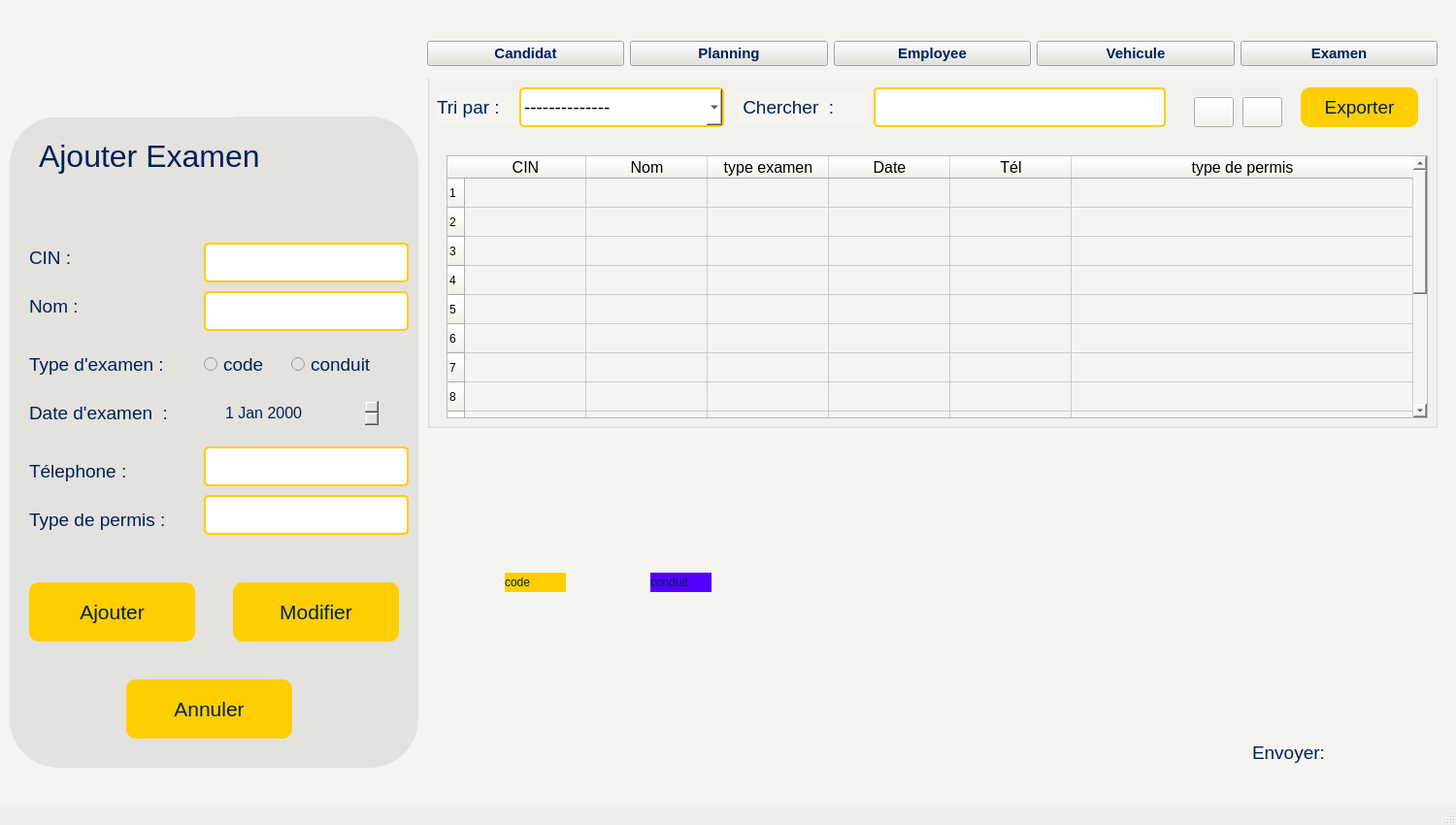
<?xml version="1.0" encoding="UTF-8"?>
<ui version="4.0">
 <class>MainWindow</class>
 <widget class="QMainWindow" name="MainWindow">
  <property name="geometry">
   <rect>
    <x>0</x>
    <y>0</y>
    <width>1500</width>
    <height>850</height>
   </rect>
  </property>
  <property name="windowTitle">
   <string>MainWindow</string>
  </property>
  <widget class="QWidget" name="centralwidget">
   <widget class="QWidget" name="widget" native="true">
    <property name="geometry">
     <rect>
      <x>0</x>
      <y>0</y>
      <width>1500</width>
      <height>850</height>
     </rect>
    </property>
    <property name="styleSheet">
     <string notr="true">background-color: #F5F4F0
</string>
    </property>
    <widget class="QGroupBox" name="groupBox_2">
     <property name="geometry">
      <rect>
       <x>440</x>
       <y>70</y>
       <width>1041</width>
       <height>371</height>
      </rect>
     </property>
     <property name="title">
      <string/>
     </property>
     <widget class="QLabel" name="label_20">
      <property name="geometry">
       <rect>
        <x>10</x>
        <y>25</y>
        <width>91</width>
        <height>31</height>
       </rect>
      </property>
      <property name="font">
       <font>
        <pointsize>14</pointsize>
       </font>
      </property>
      <property name="styleSheet">
       <string notr="true">color:#002157</string>
      </property>
      <property name="text">
       <string>Tri par : </string>
      </property>
     </widget>
     <widget class="QComboBox" name="comboBox_4">
      <property name="geometry">
       <rect>
        <x>95</x>
        <y>20</y>
        <width>211</width>
        <height>41</height>
       </rect>
      </property>
      <property name="font">
       <font>
        <pointsize>14</pointsize>
       </font>
      </property>
      <property name="styleSheet">
       <string notr="true">background-color:white;
border-radius:5px;
border:2px solid #ffce00;
</string>
      </property>
      <item>
       <property name="text">
        <string>--------------</string>
       </property>
      </item>
      <item>
       <property name="text">
        <string>nom A à Z </string>
       </property>
      </item>
      <item>
       <property name="text">
        <string>nom Z à A</string>
       </property>
      </item>
      <item>
       <property name="text">
        <string>age croissant</string>
       </property>
      </item>
      <item>
       <property name="text">
        <string>age  décroissant</string>
       </property>
      </item>
     </widget>
     <widget class="QTextEdit" name="textEdit_16">
      <property name="geometry">
       <rect>
        <x>460</x>
        <y>20</y>
        <width>301</width>
        <height>41</height>
       </rect>
      </property>
      <property name="font">
       <font>
        <pointsize>14</pointsize>
       </font>
      </property>
      <property name="styleSheet">
       <string notr="true">background-color:white;
border-radius:5px;
border:2px solid #ffce00;


</string>
      </property>
      <property name="verticalScrollBarPolicy">
       <enum>Qt::ScrollBarPolicy::ScrollBarAlwaysOff</enum>
      </property>
      <property name="horizontalScrollBarPolicy">
       <enum>Qt::ScrollBarPolicy::ScrollBarAlwaysOff</enum>
      </property>
      <property name="sizeAdjustPolicy">
       <enum>QAbstractScrollArea::SizeAdjustPolicy::AdjustIgnored</enum>
      </property>
     </widget>
     <widget class="QLabel" name="label_21">
      <property name="geometry">
       <rect>
        <x>320</x>
        <y>25</y>
        <width>131</width>
        <height>31</height>
       </rect>
      </property>
      <property name="font">
       <font>
        <pointsize>14</pointsize>
        <bold>false</bold>
       </font>
      </property>
      <property name="styleSheet">
       <string notr="true">color:#002157</string>
      </property>
      <property name="text">
       <string> Chercher  :</string>
      </property>
     </widget>
     <widget class="QPushButton" name="pushButton_14">
      <property name="geometry">
       <rect>
        <x>790</x>
        <y>30</y>
        <width>41</width>
        <height>31</height>
       </rect>
      </property>
      <property name="styleSheet">
       <string notr="true">color:bleu;</string>
      </property>
      <property name="text">
       <string/>
      </property>
      <property name="icon">
       <iconset theme="QIcon::ThemeIcon::EditDelete"/>
      </property>
     </widget>
     <widget class="QPushButton" name="pushButton_15">
      <property name="geometry">
       <rect>
        <x>840</x>
        <y>30</y>
        <width>41</width>
        <height>31</height>
       </rect>
      </property>
      <property name="styleSheet">
       <string notr="true">color:#002157</string>
      </property>
      <property name="text">
       <string/>
      </property>
      <property name="icon">
       <iconset theme="QIcon::ThemeIcon::MailMessageNew"/>
      </property>
     </widget>
     <widget class="QPushButton" name="pushButton_8">
      <property name="geometry">
       <rect>
        <x>900</x>
        <y>20</y>
        <width>121</width>
        <height>41</height>
       </rect>
      </property>
      <property name="font">
       <font>
        <pointsize>14</pointsize>
       </font>
      </property>
      <property name="styleSheet">
       <string notr="true">background-color:#ffce00;
color:#002157;
border-radius:10px;</string>
      </property>
      <property name="text">
       <string>Exporter</string>
      </property>
      <property name="icon">
       <iconset theme="QIcon::ThemeIcon::WindowNew"/>
      </property>
      <property name="iconSize">
       <size>
        <width>20</width>
        <height>20</height>
       </size>
      </property>
     </widget>
     <widget class="QTableWidget" name="tab_5">
      <property name="geometry">
       <rect>
        <x>20</x>
        <y>90</y>
        <width>1011</width>
        <height>271</height>
       </rect>
      </property>
      <property name="font">
       <font>
        <pointsize>14</pointsize>
       </font>
      </property>
      <property name="styleSheet">
       <string notr="true">color:bleu;
</string>
      </property>
      <property name="showGrid">
       <bool>true</bool>
      </property>
      <property name="wordWrap">
       <bool>true</bool>
      </property>
      <property name="rowCount">
       <number>15</number>
      </property>
      <attribute name="horizontalHeaderVisible">
       <bool>true</bool>
      </attribute>
      <attribute name="horizontalHeaderCascadingSectionResizes">
       <bool>false</bool>
      </attribute>
      <attribute name="horizontalHeaderMinimumSectionSize">
       <number>40</number>
      </attribute>
      <attribute name="horizontalHeaderDefaultSectionSize">
       <number>125</number>
      </attribute>
      <attribute name="horizontalHeaderHighlightSections">
       <bool>true</bool>
      </attribute>
      <attribute name="horizontalHeaderShowSortIndicator" stdset="0">
       <bool>false</bool>
      </attribute>
      <attribute name="horizontalHeaderStretchLastSection">
       <bool>true</bool>
      </attribute>
      <row/>
      <row/>
      <row/>
      <row/>
      <row/>
      <row/>
      <row/>
      <row/>
      <row/>
      <row/>
      <row/>
      <row/>
      <row/>
      <row/>
      <row/>
      <column>
       <property name="text">
        <string>CIN</string>
       </property>
       <property name="font">
        <font>
         <pointsize>12</pointsize>
        </font>
       </property>
      </column>
      <column>
       <property name="text">
        <string>Nom</string>
       </property>
       <property name="font">
        <font>
         <pointsize>12</pointsize>
        </font>
       </property>
      </column>
      <column>
       <property name="text">
        <string>type examen</string>
       </property>
       <property name="font">
        <font>
         <pointsize>12</pointsize>
        </font>
       </property>
      </column>
      <column>
       <property name="text">
        <string>Date</string>
       </property>
       <property name="font">
        <font>
         <pointsize>12</pointsize>
        </font>
       </property>
      </column>
      <column>
       <property name="text">
        <string>Tél</string>
       </property>
       <property name="font">
        <font>
         <pointsize>12</pointsize>
        </font>
       </property>
      </column>
      <column>
       <property name="text">
        <string>type de permis</string>
       </property>
       <property name="font">
        <font>
         <pointsize>12</pointsize>
        </font>
       </property>
      </column>
     </widget>
    </widget>
    <widget class="QGroupBox" name="groupBox">
     <property name="geometry">
      <rect>
       <x>10</x>
       <y>120</y>
       <width>421</width>
       <height>671</height>
      </rect>
     </property>
     <property name="styleSheet">
      <string notr="true">border-radius:50px;
background-color:#e3e2de;</string>
     </property>
     <property name="title">
      <string/>
     </property>
     <widget class="QLabel" name="label_11">
      <property name="geometry">
       <rect>
        <x>30</x>
        <y>10</y>
        <width>331</width>
        <height>61</height>
       </rect>
      </property>
      <property name="font">
       <font>
        <pointsize>24</pointsize>
       </font>
      </property>
      <property name="styleSheet">
       <string notr="true">color:#002157
</string>
      </property>
      <property name="text">
       <string>Ajouter Examen</string>
      </property>
     </widget>
     <widget class="QLabel" name="label_12">
      <property name="geometry">
       <rect>
        <x>20</x>
        <y>130</y>
        <width>121</width>
        <height>31</height>
       </rect>
      </property>
      <property name="font">
       <font>
        <pointsize>14</pointsize>
       </font>
      </property>
      <property name="styleSheet">
       <string notr="true">color:#002157</string>
      </property>
      <property name="text">
       <string>CIN :</string>
      </property>
     </widget>
     <widget class="QLabel" name="label_14">
      <property name="geometry">
       <rect>
        <x>20</x>
        <y>180</y>
        <width>121</width>
        <height>31</height>
       </rect>
      </property>
      <property name="font">
       <font>
        <pointsize>14</pointsize>
       </font>
      </property>
      <property name="styleSheet">
       <string notr="true">color:#002157</string>
      </property>
      <property name="text">
       <string>Nom :</string>
      </property>
     </widget>
     <widget class="QTextEdit" name="textEdit_6">
      <property name="geometry">
       <rect>
        <x>200</x>
        <y>130</y>
        <width>211</width>
        <height>41</height>
       </rect>
      </property>
      <property name="font">
       <font>
        <pointsize>14</pointsize>
       </font>
      </property>
      <property name="styleSheet">
       <string notr="true">background-color:white;
border-radius:5px;
border:2px solid #ffce00;


</string>
      </property>
      <property name="verticalScrollBarPolicy">
       <enum>Qt::ScrollBarPolicy::ScrollBarAlwaysOff</enum>
      </property>
      <property name="horizontalScrollBarPolicy">
       <enum>Qt::ScrollBarPolicy::ScrollBarAlwaysOff</enum>
      </property>
      <property name="sizeAdjustPolicy">
       <enum>QAbstractScrollArea::SizeAdjustPolicy::AdjustIgnored</enum>
      </property>
     </widget>
     <widget class="QRadioButton" name="radioButton_3">
      <property name="geometry">
       <rect>
        <x>200</x>
        <y>240</y>
        <width>121</width>
        <height>31</height>
       </rect>
      </property>
      <property name="font">
       <font>
        <pointsize>14</pointsize>
       </font>
      </property>
      <property name="styleSheet">
       <string notr="true">color:#002157</string>
      </property>
      <property name="text">
       <string>code</string>
      </property>
     </widget>
     <widget class="QRadioButton" name="radioButton_4">
      <property name="geometry">
       <rect>
        <x>290</x>
        <y>240</y>
        <width>121</width>
        <height>31</height>
       </rect>
      </property>
      <property name="font">
       <font>
        <pointsize>14</pointsize>
       </font>
      </property>
      <property name="styleSheet">
       <string notr="true">color:#002157</string>
      </property>
      <property name="text">
       <string>conduit</string>
      </property>
     </widget>
     <widget class="QLabel" name="label_16">
      <property name="geometry">
       <rect>
        <x>20</x>
        <y>240</y>
        <width>171</width>
        <height>31</height>
       </rect>
      </property>
      <property name="font">
       <font>
        <pointsize>14</pointsize>
       </font>
      </property>
      <property name="styleSheet">
       <string notr="true">color:#002157</string>
      </property>
      <property name="text">
       <string>Type d'examen :</string>
      </property>
     </widget>
     <widget class="QLabel" name="label_17">
      <property name="geometry">
       <rect>
        <x>20</x>
        <y>290</y>
        <width>211</width>
        <height>31</height>
       </rect>
      </property>
      <property name="font">
       <font>
        <pointsize>14</pointsize>
       </font>
      </property>
      <property name="styleSheet">
       <string notr="true">color:#002157</string>
      </property>
      <property name="text">
       <string>Date d'examen  :</string>
      </property>
     </widget>
     <widget class="QLabel" name="label_18">
      <property name="geometry">
       <rect>
        <x>20</x>
        <y>400</y>
        <width>181</width>
        <height>31</height>
       </rect>
      </property>
      <property name="font">
       <font>
        <pointsize>14</pointsize>
       </font>
      </property>
      <property name="styleSheet">
       <string notr="true">color:#002157</string>
      </property>
      <property name="text">
       <string>Type de permis :</string>
      </property>
     </widget>
     <widget class="QPushButton" name="pushButton_4">
      <property name="geometry">
       <rect>
        <x>20</x>
        <y>480</y>
        <width>171</width>
        <height>61</height>
       </rect>
      </property>
      <property name="font">
       <font>
        <pointsize>16</pointsize>
       </font>
      </property>
      <property name="styleSheet">
       <string notr="true">background-color:#ffce00;
color:#002157;
border-radius:10px;</string>
      </property>
      <property name="text">
       <string>Ajouter</string>
      </property>
     </widget>
     <widget class="QPushButton" name="pushButton_5">
      <property name="geometry">
       <rect>
        <x>230</x>
        <y>480</y>
        <width>171</width>
        <height>61</height>
       </rect>
      </property>
      <property name="font">
       <font>
        <pointsize>16</pointsize>
       </font>
      </property>
      <property name="styleSheet">
       <string notr="true">background-color:#ffce00;
color:#002157;
border-radius:10px;</string>
      </property>
      <property name="text">
       <string>Modifier</string>
      </property>
     </widget>
     <widget class="QTextEdit" name="textEdit_11">
      <property name="geometry">
       <rect>
        <x>200</x>
        <y>180</y>
        <width>211</width>
        <height>41</height>
       </rect>
      </property>
      <property name="font">
       <font>
        <pointsize>14</pointsize>
       </font>
      </property>
      <property name="styleSheet">
       <string notr="true">background-color:white;
border-radius:5px;
border:2px solid #ffce00;


</string>
      </property>
      <property name="verticalScrollBarPolicy">
       <enum>Qt::ScrollBarPolicy::ScrollBarAlwaysOff</enum>
      </property>
      <property name="horizontalScrollBarPolicy">
       <enum>Qt::ScrollBarPolicy::ScrollBarAlwaysOff</enum>
      </property>
      <property name="sizeAdjustPolicy">
       <enum>QAbstractScrollArea::SizeAdjustPolicy::AdjustIgnored</enum>
      </property>
     </widget>
     <widget class="QPushButton" name="pushButton_7">
      <property name="geometry">
       <rect>
        <x>120</x>
        <y>580</y>
        <width>171</width>
        <height>61</height>
       </rect>
      </property>
      <property name="font">
       <font>
        <pointsize>16</pointsize>
       </font>
      </property>
      <property name="styleSheet">
       <string notr="true">background-color:#ffce00;
color:#002157;
border-radius:10px;</string>
      </property>
      <property name="text">
       <string>Annuler</string>
      </property>
     </widget>
     <widget class="QTextEdit" name="textEdit_12">
      <property name="geometry">
       <rect>
        <x>200</x>
        <y>390</y>
        <width>211</width>
        <height>41</height>
       </rect>
      </property>
      <property name="font">
       <font>
        <pointsize>14</pointsize>
       </font>
      </property>
      <property name="styleSheet">
       <string notr="true">background-color:white;
border-radius:5px;
border:2px solid #ffce00;


</string>
      </property>
      <property name="verticalScrollBarPolicy">
       <enum>Qt::ScrollBarPolicy::ScrollBarAlwaysOff</enum>
      </property>
      <property name="horizontalScrollBarPolicy">
       <enum>Qt::ScrollBarPolicy::ScrollBarAlwaysOff</enum>
      </property>
      <property name="sizeAdjustPolicy">
       <enum>QAbstractScrollArea::SizeAdjustPolicy::AdjustIgnored</enum>
      </property>
     </widget>
     <widget class="QLabel" name="label_19">
      <property name="geometry">
       <rect>
        <x>20</x>
        <y>350</y>
        <width>171</width>
        <height>31</height>
       </rect>
      </property>
      <property name="font">
       <font>
        <pointsize>14</pointsize>
       </font>
      </property>
      <property name="styleSheet">
       <string notr="true">color:#002157</string>
      </property>
      <property name="text">
       <string>Télephone :</string>
      </property>
     </widget>
     <widget class="QDateEdit" name="dateEdit_5">
      <property name="geometry">
       <rect>
        <x>220</x>
        <y>290</y>
        <width>161</width>
        <height>31</height>
       </rect>
      </property>
      <property name="font">
       <font>
        <pointsize>12</pointsize>
       </font>
      </property>
      <property name="styleSheet">
       <string notr="true">color:#002157</string>
      </property>
     </widget>
     <widget class="QTextEdit" name="textEdit_13">
      <property name="geometry">
       <rect>
        <x>200</x>
        <y>340</y>
        <width>211</width>
        <height>41</height>
       </rect>
      </property>
      <property name="font">
       <font>
        <pointsize>14</pointsize>
       </font>
      </property>
      <property name="styleSheet">
       <string notr="true">background-color:white;
border-radius:5px;
border:2px solid #ffce00;


</string>
      </property>
      <property name="verticalScrollBarPolicy">
       <enum>Qt::ScrollBarPolicy::ScrollBarAlwaysOff</enum>
      </property>
      <property name="horizontalScrollBarPolicy">
       <enum>Qt::ScrollBarPolicy::ScrollBarAlwaysOff</enum>
      </property>
      <property name="sizeAdjustPolicy">
       <enum>QAbstractScrollArea::SizeAdjustPolicy::AdjustIgnored</enum>
      </property>
     </widget>
     <widget class="QLabel" name="label_13">
      <property name="geometry">
       <rect>
        <x>510</x>
        <y>420</y>
        <width>121</width>
        <height>31</height>
       </rect>
      </property>
      <property name="font">
       <font>
        <pointsize>14</pointsize>
       </font>
      </property>
      <property name="styleSheet">
       <string notr="true">color:#002157</string>
      </property>
      <property name="text">
       <string>CIN :</string>
      </property>
     </widget>
     <widget class="QLabel" name="label_15">
      <property name="geometry">
       <rect>
        <x>490</x>
        <y>440</y>
        <width>121</width>
        <height>31</height>
       </rect>
      </property>
      <property name="font">
       <font>
        <pointsize>14</pointsize>
       </font>
      </property>
      <property name="styleSheet">
       <string notr="true">color:#002157</string>
      </property>
      <property name="text">
       <string>CIN :</string>
      </property>
     </widget>
    </widget>
    <widget class="QLabel" name="label_10">
     <property name="geometry">
      <rect>
       <x>30</x>
       <y>-20</y>
       <width>211</width>
       <height>141</height>
      </rect>
     </property>
     <property name="text">
      <string/>
     </property>
     <property name="pixmap">
      <pixmap resource="resource.qrc">:/new/prefix1/Logo DriveSmart.png</pixmap>
     </property>
    </widget>
    <widget class="QWidget" name="horizontalLayoutWidget_5">
     <property name="geometry">
      <rect>
       <x>440</x>
       <y>30</y>
       <width>1041</width>
       <height>51</height>
      </rect>
     </property>
     <layout class="QHBoxLayout" name="horizontalLayout_5">
      <item>
       <widget class="QPushButton" name="candidat_5">
        <property name="font">
         <font>
          <pointsize>11</pointsize>
          <bold>true</bold>
         </font>
        </property>
        <property name="styleSheet">
         <string notr="true">background-color:#e3e2de;
color:#002157</string>
        </property>
        <property name="text">
         <string>Candidat</string>
        </property>
       </widget>
      </item>
      <item>
       <widget class="QPushButton" name="planning_5">
        <property name="font">
         <font>
          <pointsize>11</pointsize>
          <bold>true</bold>
         </font>
        </property>
        <property name="styleSheet">
         <string notr="true">background-color:#e3e2de;
color:#002157</string>
        </property>
        <property name="text">
         <string>Planning</string>
        </property>
       </widget>
      </item>
      <item>
       <widget class="QPushButton" name="employee_5">
        <property name="font">
         <font>
          <pointsize>11</pointsize>
          <bold>true</bold>
         </font>
        </property>
        <property name="styleSheet">
         <string notr="true">background-color:#e3e2de;
color:#002157</string>
        </property>
        <property name="text">
         <string>Employee</string>
        </property>
       </widget>
      </item>
      <item>
       <widget class="QPushButton" name="vehicule_5">
        <property name="font">
         <font>
          <pointsize>11</pointsize>
          <bold>true</bold>
         </font>
        </property>
        <property name="styleSheet">
         <string notr="true">background-color:#e3e2de;
color:#002157</string>
        </property>
        <property name="text">
         <string>Vehicule</string>
        </property>
       </widget>
      </item>
      <item>
       <widget class="QPushButton" name="examen_5">
        <property name="font">
         <font>
          <pointsize>11</pointsize>
          <bold>true</bold>
         </font>
        </property>
        <property name="styleSheet">
         <string notr="true">background-color:#e3e2de;
color:#002157</string>
        </property>
        <property name="text">
         <string>Examen</string>
        </property>
       </widget>
      </item>
     </layout>
    </widget>
    <widget class="QLabel" name="label">
     <property name="geometry">
      <rect>
       <x>1400</x>
       <y>740</y>
       <width>71</width>
       <height>81</height>
      </rect>
     </property>
     <property name="text">
      <string/>
     </property>
     <property name="pixmap">
      <pixmap resource="resource.qrc">:/new/prefix1/SMS.png</pixmap>
     </property>
    </widget>
    <widget class="QLabel" name="label_22">
     <property name="geometry">
      <rect>
       <x>1290</x>
       <y>760</y>
       <width>111</width>
       <height>31</height>
      </rect>
     </property>
     <property name="font">
      <font>
       <pointsize>14</pointsize>
      </font>
     </property>
     <property name="styleSheet">
      <string notr="true">color:#002157</string>
     </property>
     <property name="text">
      <string>Envoyer:</string>
     </property>
    </widget>
    <widget class="QLabel" name="label_2">
     <property name="geometry">
      <rect>
       <x>450</x>
       <y>460</y>
       <width>63</width>
       <height>20</height>
      </rect>
     </property>
     <property name="text">
      <string/>
     </property>
    </widget>
    <widget class="QLabel" name="label_3">
     <property name="geometry">
      <rect>
       <x>460</x>
       <y>450</y>
       <width>331</width>
       <height>301</height>
      </rect>
     </property>
     <property name="text">
      <string/>
     </property>
     <property name="pixmap">
      <pixmap resource="resource.qrc">:/new/prefix1/stat.png</pixmap>
     </property>
    </widget>
    <widget class="QLabel" name="label_4">
     <property name="geometry">
      <rect>
       <x>520</x>
       <y>590</y>
       <width>63</width>
       <height>20</height>
      </rect>
     </property>
     <property name="styleSheet">
      <string notr="true">background-color:#ffce00;
color:#002157;
</string>
     </property>
     <property name="text">
      <string>code</string>
     </property>
    </widget>
    <widget class="QLabel" name="label_5">
     <property name="geometry">
      <rect>
       <x>670</x>
       <y>590</y>
       <width>63</width>
       <height>20</height>
      </rect>
     </property>
     <property name="styleSheet">
      <string notr="true">background-color:rgb(85, 0, 255);
color:#002157;
</string>
     </property>
     <property name="text">
      <string>conduit</string>
     </property>
    </widget>
   </widget>
  </widget>
  <widget class="QMenuBar" name="menubar">
   <property name="geometry">
    <rect>
     <x>0</x>
     <y>0</y>
     <width>1500</width>
     <height>25</height>
    </rect>
   </property>
  </widget>
  <widget class="QStatusBar" name="statusbar"/>
 </widget>
 <resources>
  <include location="resource.qrc"/>
 </resources>
 <connections/>
</ui>
